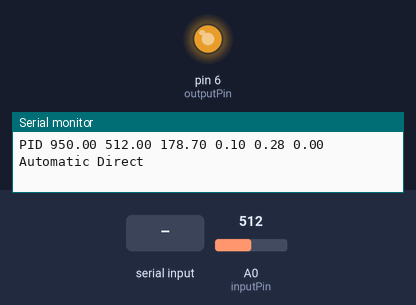
The sketch below on a simulated Arduino Uno, built with avr-gcc and run on an emulated ATmega328P. On the bench: output pins drawn as LEDs (lit = HIGH), the last lines printed to the serial monitor. The test bench sets the inputs (shaded band); at power-on: A0 (inputPin) = 512.

Above: at 1.25 s.
1.3 s: A0 (inputPin) set to 716
4.3 s: "200\n" received over Serial
At 5.86 s:
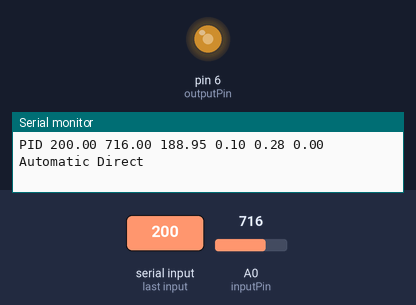
At 7.11 s:
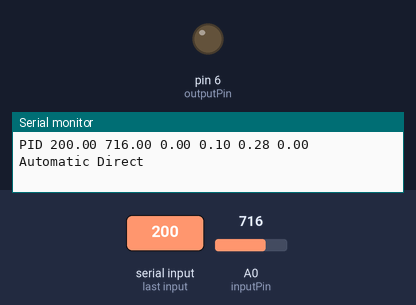
7.3 s: A0 (inputPin) set to 122
At 9.16 s:
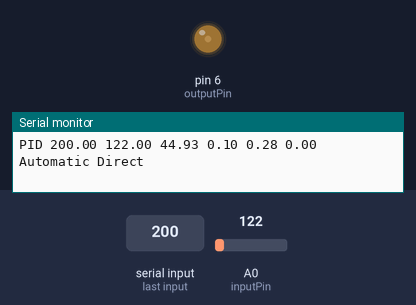
10.3 s: "Automatic\n" received over Serial
13.3 s: "90 45 200\n" received over Serial
Timing chart, 0 to 16.3 s (numbered marks = the images above; inputs shaded):
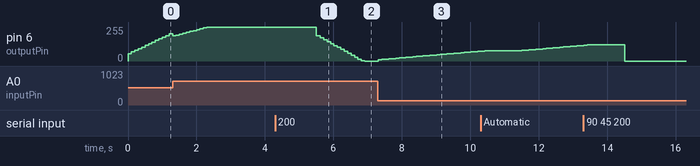

Measured:
- after the input at 4.3 s, pin 6 (outputPin): moves from 255/255 to 0/255 over 1.4 s, starting after 1.2 s
- after the input at 7.3 s, pin 6 (outputPin): moves from 0/255 to 73/255 over 2.9 s, starting at once

The sketch:

PID_FrontEnd_ArduinoSampleCode.ino
```cpp
// (licence header left out)
#include <PID_v1.h>

//Define Variables we'll be connecting to
double Setpoint, Input, Output;
int inputPin=0, outputPin=6;

//Specify the links and initial tuning parameters
PID myPID(&Input, &Output, &Setpoint,0.1,0.28,0, DIRECT);


unsigned long serialTime; //this will help us know when to talk with processing

void setup()
{
  //initialize the serial link with processing
  Serial.begin(9600);

  //initialize the variables we're linked to
  Input = analogRead(inputPin);
  Setpoint = 950;

  //turn the PID on
  myPID.SetMode(AUTOMATIC);
}

void loop()
{
  //pid-related code
  Input = analogRead(inputPin);
  myPID.Compute();
  analogWrite(outputPin,Output);


  //send-receive with processing if it's time
  if(millis()>serialTime)
  {
    //SerialReceive();
    SerialACK();
    SerialSend();
    serialTime+=500;
  }


}


/********************************************
 * Serial Communication functions / helpers
 ********************************************/


union {                // This Data structure lets
  byte asBytes[24];    // us take the byte array
  float asFloat[6];    // sent from processing and
}                      // easily convert it to a
foo;                   // float array

String getValue(String data, char separator, int index)
{
 int found = 0;
  int strIndex[] = {
0, -1  };
  int maxIndex = data.length()-1;
  for(int i=0; i<=maxIndex && found<=index; i++){
  if(data.charAt(i)==separator || i==maxIndex){
  found++;
  strIndex[0] = strIndex[1]+1;
  strIndex[1] = (i == maxIndex) ? i+1 : i;
  }
 }
  return found>index ? data.substring(strIndex[0], strIndex[1]) : "";
}

void SerialACK(){
  String str;
  int index=0;
  if (Serial.available() && index == 0) {
      double p, i, d;
      String mode, controller;
      str = Serial.readStringUntil('\n');
      if (getValue(str, ' ', 0).toFloat() != 0){
        Setpoint = getValue(str, ' ', 0).toFloat();
      }
      p = getValue(str, ' ', 1).toFloat();
      i = getValue(str, ' ', 2).toFloat();
      d = getValue(str, ' ', 3).toFloat();
      mode = getValue(str, ' ', 4);
      controller = getValue(str, ' ', 5);

/*
      Serial.print("Setpoint: ");
      Serial.print(Setpoint);
      Serial.print(" p: ");
      Serial.print(p);
      Serial.print(" i: ");
      Serial.print(i);
      Serial.print(" d: ");
      Serial.println(d);
*/
      if(p!=0 || i!=0 || d!=0){
        myPID.SetTunings(p, i, d);
      }
      if (mode == "Automatic"){
        myPID.SetMode(AUTOMATIC);
      }else if (mode == "Manual"){
        myPID.SetMode(MANUAL);
      }

      if(controller == "Direct"){
        myPID.SetControllerDirection(DIRECT);
      }else if(controller == "Reverse"){
        myPID.SetControllerDirection(REVERSE);
      }

      index++;
      Serial.flush();
      delay(1000);
  }

}


// getting float values from processing into the arduino
// was no small task.  the way this program does it is
// as follows:
//  * a float takes up 4 bytes.  in processing, convert
//    the array of floats we want to send, into an array
//    of bytes.
//  * send the bytes to the arduino
//  * use a data structure known as a union to convert
//    the array of bytes back into an array of floats

//  the bytes coming from the arduino follow the following
//  format:
//  0: 0=Manual, 1=Auto, else = ? error ?
//  1: 0=Direct, 1=Reverse, else = ? error ?
//  2-5: float setpoint
//  6-9: float input
//  10-13: float output
//  14-17: float P_Param
//  18-21: float I_Param
//  22-245: float D_Param
/*
void SerialReceive()
{

  // read the bytes sent from Processing
  int index=0;
  byte Auto_Man = -1;
  byte Direct_Reverse = -1;
  while(Serial.available()&&index<26)
  {
    if(index==0) Auto_Man = Serial.read();
    else if(index==1) Direct_Reverse = Serial.read();
    else foo.asBytes[index-2] = Serial.read();
    index++;
  }

  // if the information we got was in the correct format,
  // read it into the system
  if(index==26  && (Auto_Man==0 || Auto_Man==1)&& (Direct_Reverse==0 || Direct_Reverse==1))
  {
    Setpoint=double(foo.asFloat[0]);
    //Input=double(foo.asFloat[1]);       // * the user has the ability to send the
                                          //   value of "Input"  in most cases (as
                                          //   in this one) this is not needed.
    if(Auto_Man==0)                       // * only change the output if we are in
    {                                     //   manual mode.  otherwise we'll get an
      Output=double(foo.asFloat[2]);      //   output blip, then the controller will
    }                                     //   overwrite.

    double p, i, d;                       // * read in and set the controller tunings
    p = double(foo.asFloat[3]);           //
    i = double(foo.asFloat[4]);           //
    d = double(foo.asFloat[5]);           //
    myPID.SetTunings(p, i, d);            //

    if(Auto_Man==0) myPID.SetMode(MANUAL);// * set the controller mode
    else myPID.SetMode(AUTOMATIC);             //

    if(Direct_Reverse==0) myPID.SetControllerDirection(DIRECT);// * set the controller Direction
    else myPID.SetControllerDirection(REVERSE);          //
  }
  Serial.flush();                         // * clear any random data from the serial buffer
}
*/
// unlike our tiny microprocessor, the processing ap
// has no problem converting strings into floats, so
// we can just send strings.  much easier than getting
// floats from processing to here no?
void SerialSend()
{
  Serial.print("PID ");
  Serial.print(Setpoint);
  Serial.print(" ");
  Serial.print(Input);
  Serial.print(" ");
  Serial.print(Output);
  Serial.print(" ");
  Serial.print(myPID.GetKp());
  Serial.print(" ");
  Serial.print(myPID.GetKi());
  Serial.print(" ");
  Serial.print(myPID.GetKd());
  Serial.print(" ");
  if(myPID.GetMode()==AUTOMATIC) Serial.print("Automatic");
  else Serial.print("Manual");
  Serial.print(" ");
  if(myPID.GetDirection()==DIRECT) Serial.println("Direct");
  else Serial.println("Reverse");
}
```
